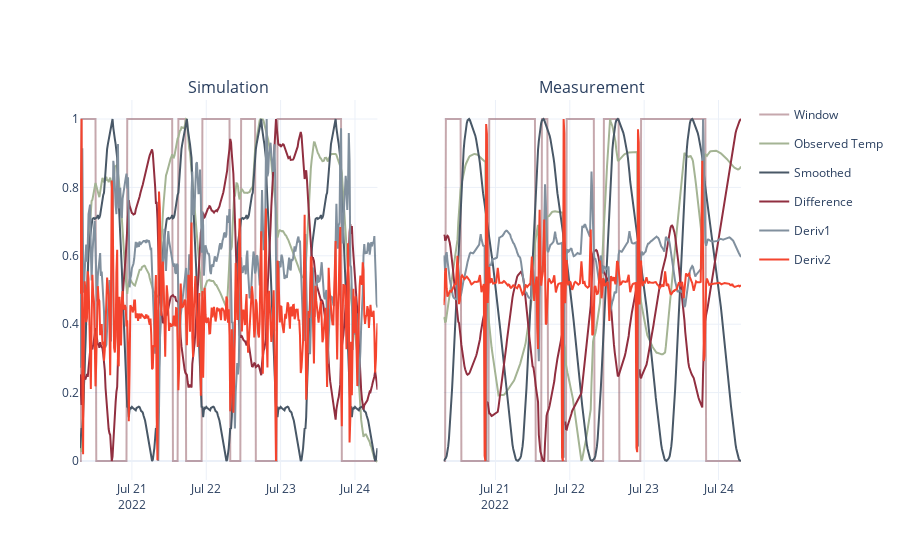

Notebook source saved alongside this figure:
### Code cell
all_names = ["Window", "Observed Temp", "Smoothed", "Difference", "Deriv1", "Deriv2"]
all_traces = ["window_norm", "temp_norm", "smooth_series", "dif", "deriv", "deriv2"]

fig, names = make_dual_plot_abstract(time=w1.time, objects=[s1, w1], names=all_names, traces=all_traces, title_arr=["Simulation", "Measurement"], )
fig.show()

### Figure 1 — Plotly figure (JSON) as saved in the notebook; plotly's stock layout.template omitted (floating-point values rounded to 4 significant figures; data arrays with more than 128 entries replaced by an {"elided": "..."} marker saying what was removed)
{"data": [{"legendgroup": "Window", "line": {"color": "#702632"}, "mode": "lines", "name": "Window", "opacity": 0.4, "showlegend": true, "type": "scatter", "x": {"elided": "385 str values"}, "xaxis": "x", "y": {"elided": "385 int values"}, "yaxis": "y"}, {"legendgroup": "Observed Temp", "line": {"color": "#A4B494"}, "mode": "lines", "name": "Observed Temp", "opacity": 1, "showlegend": true, "type": "scatter", "x": {"elided": "385 str values"}, "xaxis": "x", "y": {"elided": "385 float values"}, "yaxis": "y"}, {"legendgroup": "Smoothed", "line": {"color": "#495867"}, "mode": "lines", "name": "Smoothed", "opacity": 1, "showlegend": true, "type": "scatter", "x": {"elided": "385 str values"}, "xaxis": "x", "y": {"elided": "385 float values"}, "yaxis": "y"}, {"legendgroup": "Difference", "line": {"color": "#912F40"}, "mode": "lines", "name": "Difference", "opacity": 1, "showlegend": true, "type": "scatter", "x": {"elided": "385 str values"}, "xaxis": "x", "y": {"elided": "385 float values"}, "yaxis": "y"}, {"legendgroup": "Deriv1", "line": {"color": "#81909E"}, "mode": "lines", "name": "Deriv1", "opacity": 1, "showlegend": true, "type": "scatter", "x": {"elided": "385 str values"}, "xaxis": "x", "y": {"elided": "385 float values"}, "yaxis": "y"}, {"legendgroup": "Deriv2", "line": {"color": "#F4442E"}, "mode": "lines", "name": "Deriv2", "opacity": 1, "showlegend": true, "type": "scatter", "x": {"elided": "385 str values"}, "xaxis": "x", "y": {"elided": "385 float values"}, "yaxis": "y"}, {"legendgroup": "Window", "line": {"color": "#702632"}, "mode": "lines", "name": "Window", "opacity": 0.4, "showlegend": false, "type": "scatter", "x": {"elided": "385 str values"}, "xaxis": "x2", "y": {"elided": "385 int values"}, "yaxis": "y2"}, {"legendgroup": "Observed Temp", "line": {"color": "#A4B494"}, "mode": "lines", "name": "Observed Temp", "opacity": 1, "showlegend": false, "type": "scatter", "x": {"elided": "385 str values"}, "xaxis": "x2", "y": {"elided": "385 float values"}, "yaxis": "y2"}, {"legendgroup": "Smoothed", "line": {"color": "#495867"}, "mode": "lines", "name": "Smoothed", "opacity": 1, "showlegend": false, "type": "scatter", "x": {"elided": "385 str values"}, "xaxis": "x2", "y": {"elided": "385 float values"}, "yaxis": "y2"}, {"legendgroup": "Difference", "line": {"color": "#912F40"}, "mode": "lines", "name": "Difference", "opacity": 1, "showlegend": false, "type": "scatter", "x": {"elided": "385 str values"}, "xaxis": "x2", "y": {"elided": "385 float values"}, "yaxis": "y2"}, {"legendgroup": "Deriv1", "line": {"color": "#81909E"}, "mode": "lines", "name": "Deriv1", "opacity": 1, "showlegend": false, "type": "scatter", "x": {"elided": "385 str values"}, "xaxis": "x2", "y": {"elided": "385 float values"}, "yaxis": "y2"}, {"legendgroup": "Deriv2", "line": {"color": "#F4442E"}, "mode": "lines", "name": "Deriv2", "opacity": 1, "showlegend": false, "type": "scatter", "x": {"elided": "385 str values"}, "xaxis": "x2", "y": {"elided": "385 float values"}, "yaxis": "y2"}], "layout": {"annotations": [{"font": {"size": 16}, "showarrow": false, "text": "Simulation", "x": 0.225, "xanchor": "center", "xref": "paper", "y": 1, "yanchor": "bottom", "yref": "paper"}, {"font": {"size": 16}, "showarrow": false, "text": "Measurement", "x": 0.775, "xanchor": "center", "xref": "paper", "y": 1, "yanchor": "bottom", "yref": "paper"}], "xaxis": {"anchor": "y", "domain": [0, 0.45]}, "xaxis2": {"anchor": "y2", "domain": [0.55, 1]}, "yaxis": {"anchor": "x", "domain": [0, 1]}, "yaxis2": {"anchor": "x2", "domain": [0, 1], "matches": "y", "showticklabels": false}}}
